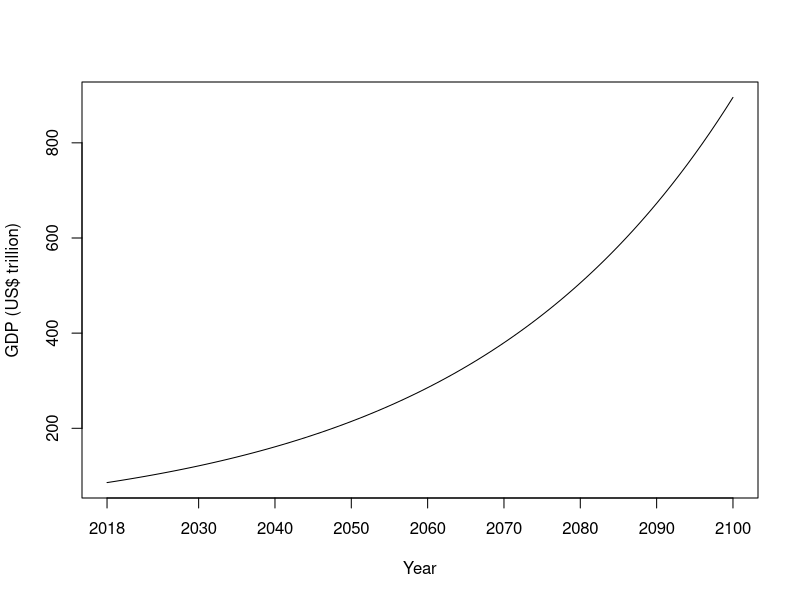
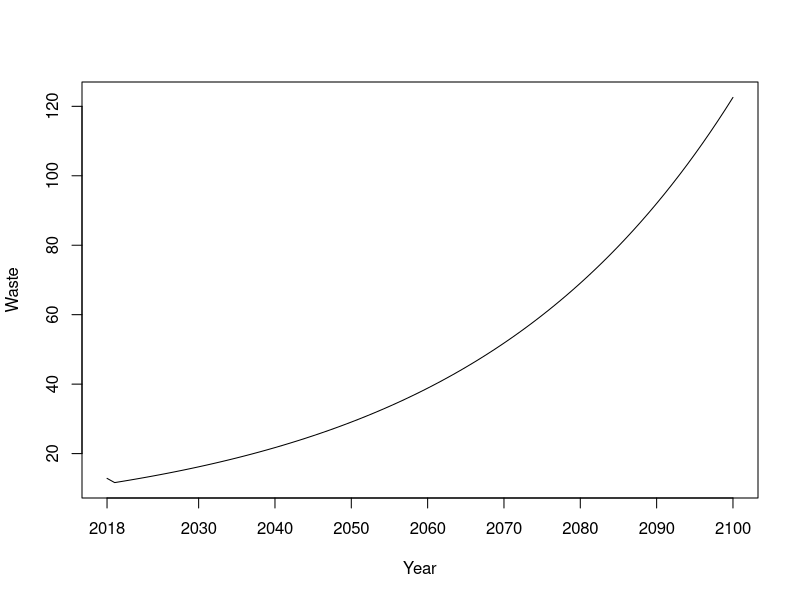
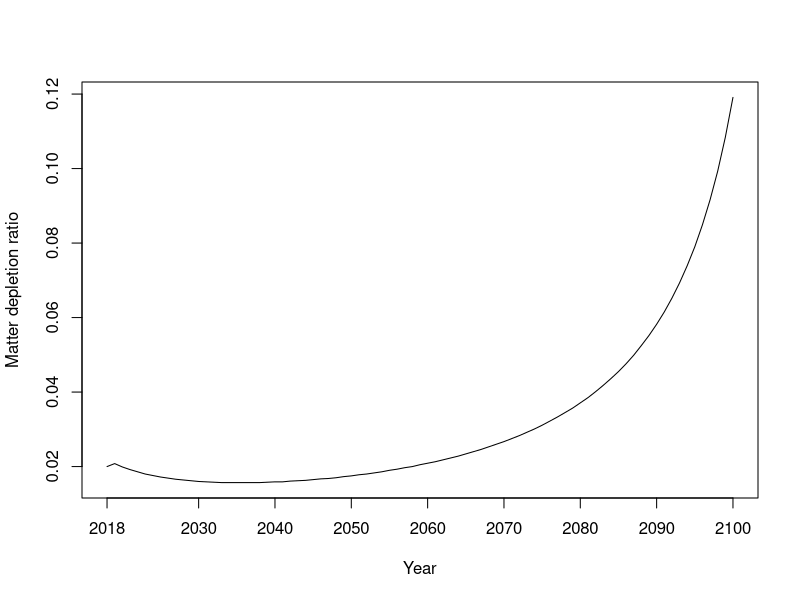

The R script that drew these images, in order:
#Clear the workspace and identify how many time periods (T) you wish your model to run (once you write the commands, press 'Source')

rm(list=ls(all=TRUE))
T<-83

#STEP 1: For each endogenous variable, create a vector that has a length equal to the time periods. (Once you have written the commands, press 'Source'.)

#Endogenous variables
Y<- vector(length=T)
MY<- vector(length=T)
M<- vector(length=T)
REC<- vector(length=T)
DEM<- vector(length=T)
SES<- vector(length=T)
W<- vector(length=T)
HW_CUM<- vector(length=T)
REV_M<- vector(length=T)
CON_M<- vector(length=T)
RES_M<- vector(length=T)
dep_M<- vector(length=T)

#STEP 2: Give values to the parameters (use the values reported in the table in Section 3).

#Parameters
for (i in 1:T) {
  if (i == 1) {
    for (iterations in 1:10){
      
      g_Y<-0.029
      mu<- MY[i]/Y[i] #Gt/$ trillion  or kg/$
      rho<- REC[i]/DEM[i]  
      prop<-0.013
      haz<-0.04 
      con_M<-0.0015 
      
      #STEP 3: Give values to your initial variables (use the values reported in the table in Section 3).
      
      #Initial values
      Y[i] <- 85.9 #trillion US$
      MY[i]<- 52.22#Gt
      M[i]<- MY[i]-REC[i]#Gt 
      REC[i]<-4.8 #Gt
      DEM[i]<-17.67 #Gt
      SES[i]<- 1230.5 #Gt
      W[i]<-DEM[i]-REC[i]#Gt
      HW_CUM[i]<-14.09 #Gt
      REV_M[i]<-M[i]/dep_M[i] #Gt
      CON_M[i]<-con_M*RES_M[i] #Gt
      RES_M[i]<-63.81*REV_M[i] #Gt
      dep_M[i]<-0.02
      
    }
  }
  
  
  #STEP 4: Write down the equations and run the model. (Once you have written the commands, press 'Source'.)
  
  #Equations
  else {
    
    for (iterations in 1:10){
      #Economy
      Y[i] <- Y[i-1]*(1+g_Y)
      
      #Matter, recycling and waste 
      MY[i]<- mu*Y[i] 
      M[i]<-MY[i]-REC[i] 
      REC[i]<-rho*DEM[i] 
      DEM[i]<- prop*SES[i-1]
      SES[i]<-SES[i-1]+MY[i]-DEM[i] 
      W[i]<-DEM[i]-REC[i] 
      HW_CUM[i]<-HW_CUM[i-1]+haz*W[i] 
      REV_M[i]<-REV_M[i-1]+CON_M[i]-M[i] 
      CON_M[i]<-con_M*RES_M[i-1] 
      RES_M[i]<-RES_M[i-1]-CON_M[i] 
      dep_M[i]<-M[i]/REV_M[i-1] 
      
    }
  }
}

#STEP 5: Create a table to report the following variables: Y, W and dep_M. Create also 3 graphs for these variables. (Once you have written the commands, press 'Source'.)

#Table
matrixname<-paste("Table")
assign (matrixname, (round(cbind(Y, W, dep_M), digits=4)))

plot(Table[1:T,c("Y")], type="l", xlab= "Year", ylab="GDP (US$ trillion)", xaxt="n")
axis(side=1, at=c(1, 13, 23, 33, 43, 53, 63, 73, 83) , labels=c("2018", "2030","2040","2050","2060", "2070", "2080", "2090", "2100"))

plot(Table[1:T,c("W")], type="l", xlab= "Year", ylab=expression("Waste"),xaxt="n")
axis(side=1, at=c(1, 13, 23, 33, 43, 53, 63, 73, 83) , labels=c("2018", "2030","2040","2050","2060", "2070", "2080", "2090", "2100"))

plot(Table[1:T,c("dep_M")], type="l", xlab= "Year", ylab="Matter depletion ratio", xaxt="n")
axis(side=1, at=c(1, 13, 23, 33, 43, 53, 63, 73, 83) , labels=c("2018", "2030","2040","2050","2060", "2070", "2080", "2090", "2100"))




